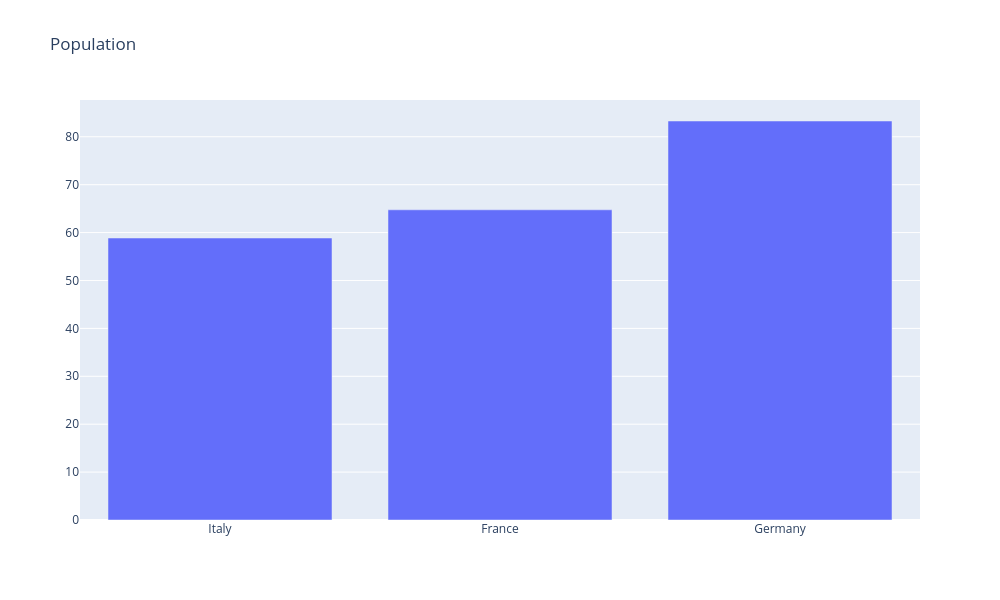

Notebook cell for this chart:
### Code cell
fig = go.Figure(
    data=[go.Bar(x=nation, y=population)],
    layout = go.Layout(width=1000, height=600, title="Population")
)
fig.show()

### Figure 1 — Plotly figure (JSON) as saved in the notebook; plotly's stock layout.template omitted (floating-point values rounded to 4 significant figures)
{"data": [{"type": "bar", "x": ["Italy", "France", "Germany"], "y": [58.87, 64.76, 83.3]}], "layout": {"height": 600, "title": {"text": "Population"}, "width": 1000}}
